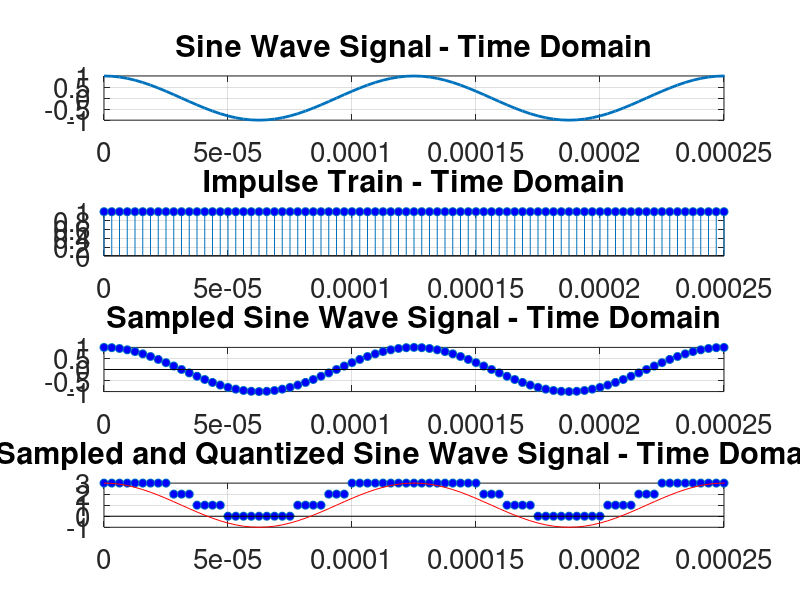
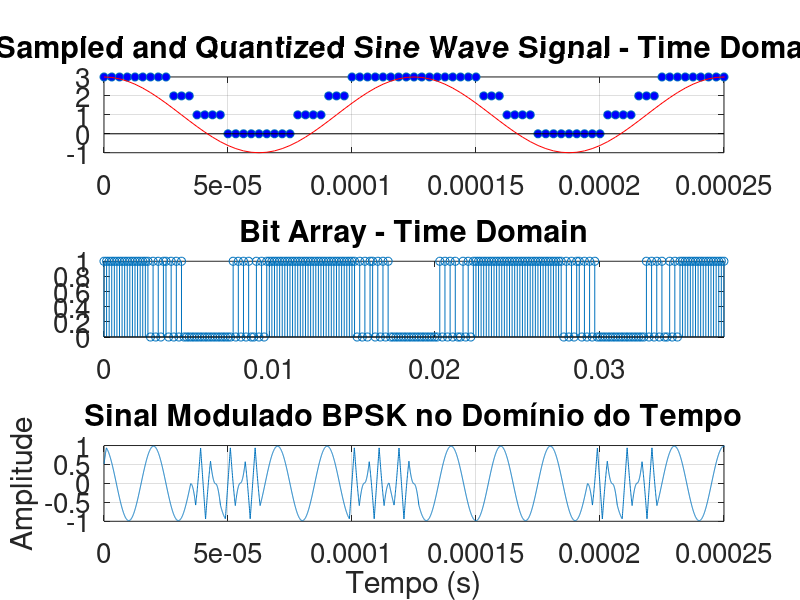

Write MATLAB code to recreate these figures, in order.
    close all; clear all; clc;
    pkg load communications;

    % Changes the font size in the plots to 15
    set(0, 'DefaultAxesFontSize', 20);

    % Defining the base signal amplitude.
    A_signal = 1;

    % Defining the frequency for the base signal 
    f_signal = 8000;

    % Defining the period and frequency of sampling:
    fs = 40 * f_signal;
    Ts = 1 / fs;
    T = 1/ f_signal;

    % Defining the signal period.
    t_initial = 0;
    t_final = 0.01;

    % "t" vector, corresponding to the time period of analysis, in time domain.
    t = t_initial:Ts:t_final;

    signal = A_signal * cos(2 * pi * f_signal * t);

    % Creating an impulse train with period 2T
    impulse_train = zeros(size(t));
    impulse_train(mod(t, 1 / fs) == 0) = 1;

    signal_sampled = signal .* impulse_train;

    % Desired number of levels (excluding 0)
    n = 2;
    num_levels = 2 ^ n;

    levels = 2 / num_levels;

    quantized_signal = round((signal_sampled + 1) / levels);

    % Ensures that quantized_signal values are between 0 and num_levels - 1
    quantized_signal = min(quantized_signal, num_levels - 1);

    figure(1)
    subplot(411)
    plot(t, signal, 'LineWidth', 2)
    grid on;
    xlim([0 2 * T])
    title('Sine Wave Signal - Time Domain')

    subplot(412)
    stem(t, impulse_train, 'MarkerFaceColor', 'b')
    grid on;
    xlim([0 2 * T])
    title('Impulse Train - Time Domain')

    subplot(413)
    stem(t, signal_sampled, 'LineStyle', 'none', 'MarkerFaceColor', 'b')
    grid on;
    xlim([0 2 * T])
    title('Sampled Sine Wave Signal - Time Domain')

    subplot(414)
    stem(t, quantized_signal, 'LineStyle', 'none', 'MarkerFaceColor', 'b')
    hold on; 
    plot(t, signal * n + A_signal, 'r')
    xlim([0 2 * T])
    grid on;
    title('Sampled and Quantized Sine Wave Signal - Time Domain')

    % Converting integer quantized values to binary
    binary_signal = de2bi(quantized_signal, n);

    % Concatenating the binary values into a single vector
    bits = reshape(binary_signal.', 1, []);
    t_bits = linspace(0, 1, length(bits));

    f_carrier = 50000;
    A_carrier = 1;
    Tc = 1/f_carrier;
    Ts = Tc / 10;

    numBits = length(bits);
    symbols = 2*bits - 1;

    % Tempo total da simulação
    tempoTotal = numBits * Tc;

    % Tempo de amostragem com superamostragem
    superamostragem = 40;
    tempoSuperamostrado = 0:Ts/superamostragem:tempoTotal;

    % Sinal da portadora
    portadora = cos(2*pi*f_carrier*tempoSuperamostrado);

    % Ajuste do tamanho de symbols para corresponder ao novo tamanho de tempoSuperamostrado
    symbols = repelem(symbols, superamostragem);

    % Sinal modulado BPSK
    sinalModulado = symbols .* portadora(1:length(symbols));

    % Filtro para complementar os pontos
    filtro = ones(1, superamostragem) / superamostragem;
    sinalModuladoFiltrado = conv(sinalModulado, filtro, 'same');

    % Plot do sinal modulado no domínio do tempo
    figure;
    subplot(311)
    stem(t, quantized_signal, 'LineStyle', 'none', 'MarkerFaceColor', 'b')
    hold on; 
    plot(t, signal * n + A_signal, 'r')
    xlim([0 2 * T])
    grid on;
    title('Sampled and Quantized Sine Wave Signal - Time Domain')
    
    subplot(312)
    stem(t_bits, bits);
    xlim([0 300 * T])
    title('Bit Array - Time Domain')
    
    subplot(313)
    plot(tempoSuperamostrado(1:length(sinalModuladoFiltrado)), sinalModuladoFiltrado);
    xlabel('Tempo (s)');
    ylabel('Amplitude');
    title('Sinal Modulado BPSK no Domínio do Tempo');
    xlim([0 T*2])
    grid on;


